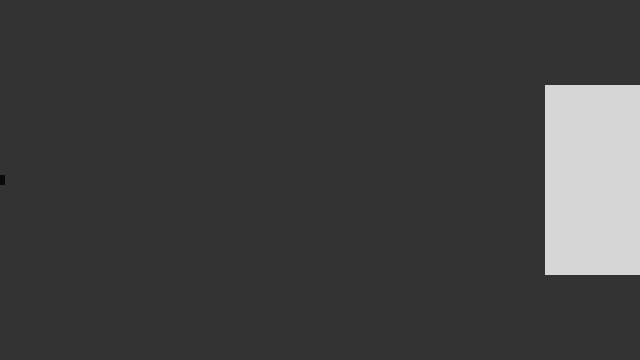
Frame 1 (no input)
Frame 60 (the mouse pressed at the canvas centre just before this capture): identical to frame 1, image omitted
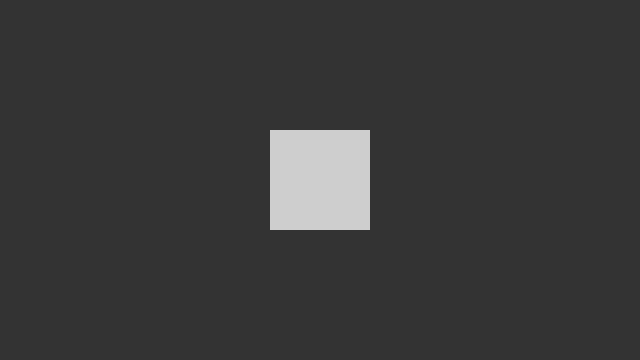
Frame 120 (the mouse held since frame 60 and released just before this capture)

The Processing sketch that drew these frames (run headless with seeded random() and noise(); from frame 60 on, the mouse is pressed at the canvas centre):

// Processing sketch: mouseMovement
// ── mouseMovement.pde
/**
* Universidad: Universidad de La Laguna
* Titulación:  Grado en Ingeniaría Informática, 3º Curso
* Asignatura:  Programación de Aplicaciones Interactivas
* @desc Sketch using Processing3 where two squares moves in base of your mouse movement
* @since 08/05/2021
* @author Alberto Rodríguez Fuentes
*/

void setup() {
  size(640, 360); 
  noStroke();
  rectMode(CENTER);
}

void draw() {
  int BACKGROUND_COLOR = 51;
  background(BACKGROUND_COLOR);
  int FILL_COLOR =  204;
  fill(0, FILL_COLOR);
  int OFFSET = 10;
  rect(mouseX, height / 2, mouseY / 2 + OFFSET, mouseY / 2 + OFFSET);
  fill(255, 204);
  int inverseX = width - mouseX;
  int inverseY = height - mouseY;
  rect(inverseX, height / 2, (inverseY / 2) + OFFSET, (inverseY / 2) + OFFSET);
}
